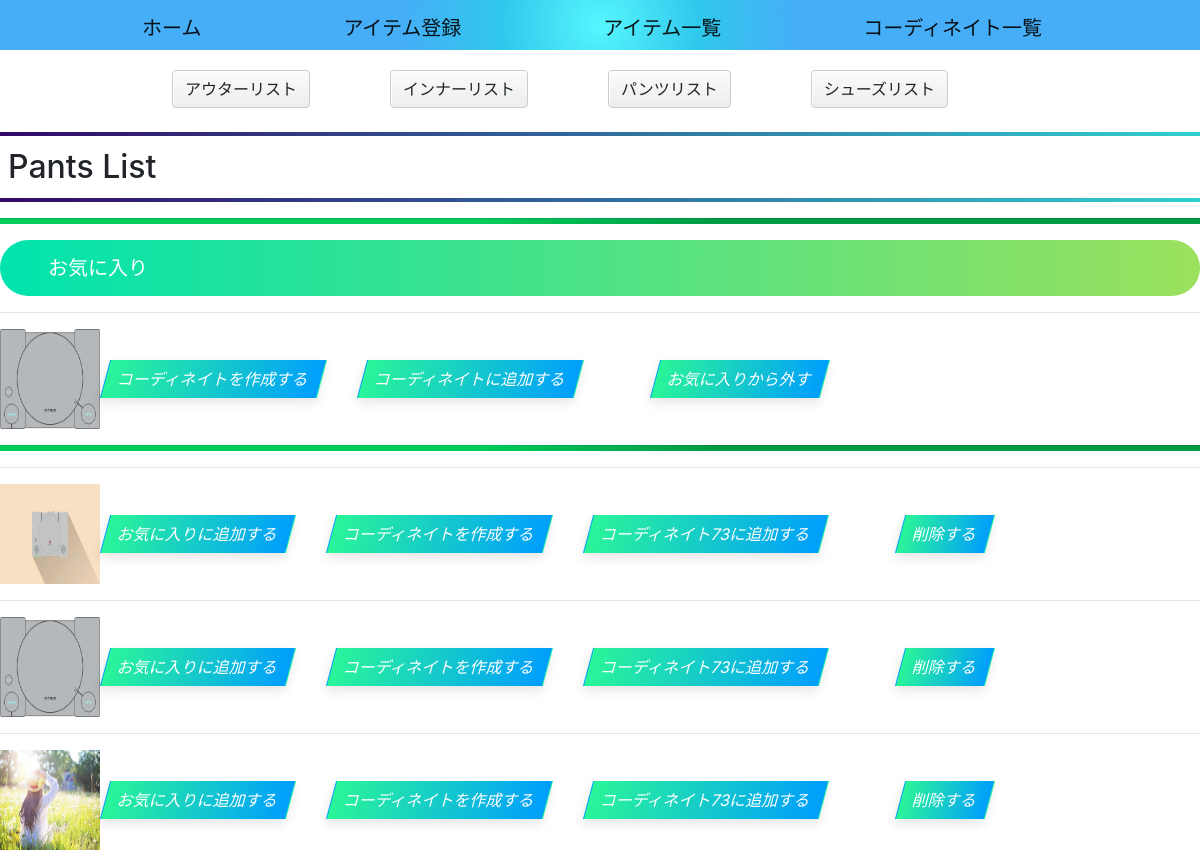
Page /clothes/pants_list/ (signed in) on the earlier database version.
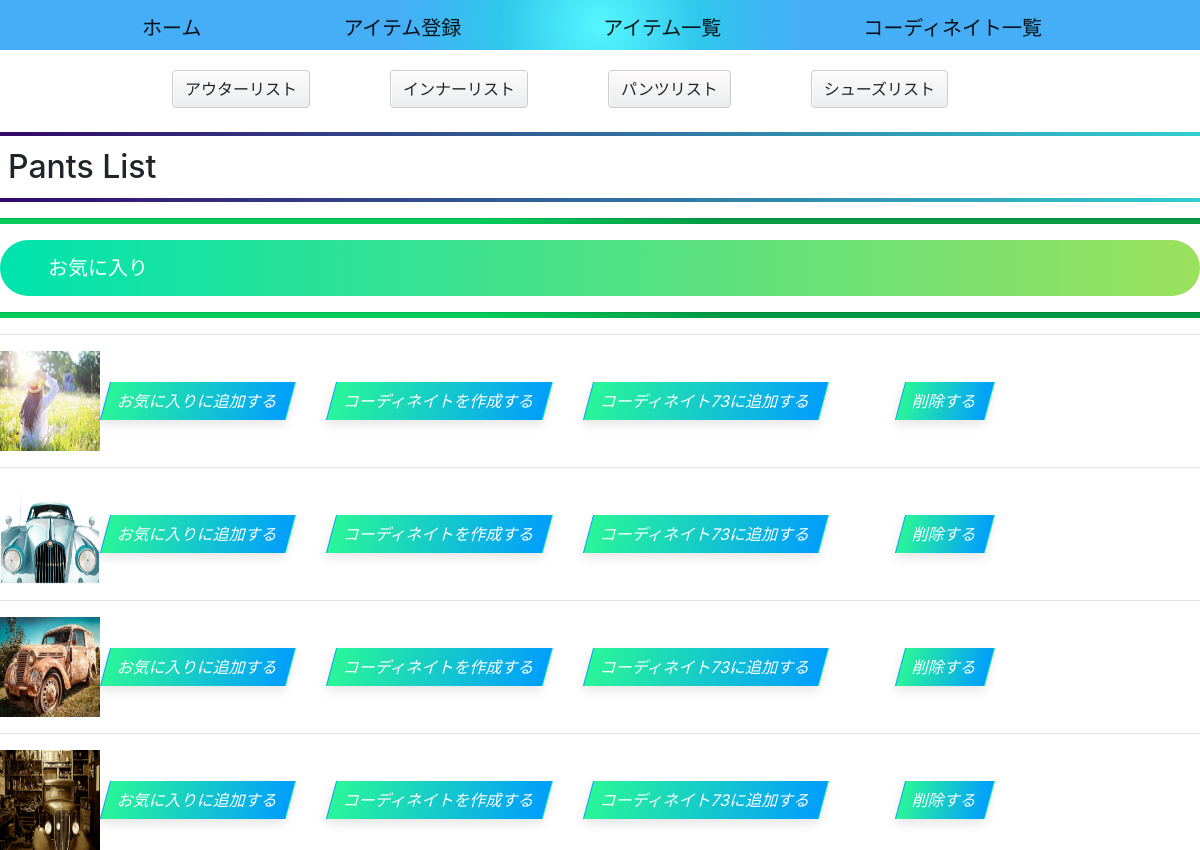
Same page on the later database version.
### clothes/models.py (models this page shows, shortened)
class Favorite(models.Model):
    user = models.ForeignKey(Users, on_delete=models.CASCADE, null=True)
    outer = models.FileField(upload_to='picture/',default='')
    inner = models.FileField(upload_to='picture/',default='')
    pants = models.FileField(upload_to='picture/',default='')
    shoes = models.FileField(upload_to='picture/',default='')
    coordinate = models.ForeignKey(Coordinate, on_delete=models.SET_NULL, null=True, blank=True,related_name='favorites')
    create_at = models.DateTimeField(default=timezone.now)
    update_at = models.DateTimeField(default=timezone.now)
    class Meta:
        db_table = 'favorite'

class Coordinate(models.Model):
    id = models.AutoField(primary_key=True)
    user = models.ForeignKey(Users, on_delete=models.CASCADE, null=True)
    name = models.CharField(max_length=10000, blank=True)
    description = models.CharField(max_length=100, blank=True)
    outer = models.FileField(upload_to='picture/',default='')
    inner = models.FileField(upload_to='picture/',default='')
    pants = models.FileField(upload_to='picture/',default='')
    shoes = models.FileField(upload_to='picture/',default='')
    create_at = models.DateTimeField(default=timezone.now)
    update_at = models.DateTimeField(default=timezone.now)
    counter = models.IntegerField(default=0)
    class Meta:
     db_table = 'coordinate'

class Pants(models.Model):
    user = models.ForeignKey(Users, on_delete=models.CASCADE, null=True)
    pants = models.FileField(upload_to='picture/',default='')
    coordinate = models.ForeignKey(Coordinate, on_delete=models.SET_NULL, null=True, blank=True,related_name='pantss')
    create_at = models.DateTimeField(default=timezone.now)
    update_at = models.DateTimeField(default=timezone.now)
    class Meta:
        db_table = 'pants'

### clothes/views.py (the view)
# urls.py: path('pants_list/',PantsListView.as_view(), name='pants_list'),
class PantsListView(ListView):
    model = Pants
    model = Coordinate
    model = Favorite
    template_name = 'clothes/pants_list.html'
    context_object_name1 = 'pants'
    context_object_name2 = 'coordinates'
    context_object_name3 = 'favorites'
    def get_queryset(self):
       if self.request.user.is_authenticated:
         pants_queryset = Pants.objects.filter(user=self.request.user)
         coordinate_queryset = Coordinate.objects.filter(user=self.request.user)
         favorite_queryset = Favorite.objects.filter(user=self.request.user)
         return pants_queryset, coordinate_queryset, favorite_queryset
       else:
        return Pants.objects.none(), Coordinate.objects.none(), Favorite.objects.none()
    def get_context_data(self, **kwargs):
        context = super().get_context_data(**kwargs)
        pants_queryset, coordinate_queryset, favorite_queryset = self.get_queryset()
        context[self.context_object_name1] = pants_queryset
        context[self.context_object_name2] = coordinate_queryset
        context[self.context_object_name3] = favorite_queryset
        return context

### templates/clothes/pants_list.html (shortened to what this page needs)
{% extends "base.html" %}
{% block content %}
<form method="POST">
<div class="link-container">
  <a href=" {% url 'clothes:outer_list' %}"class="btn btn-radius-solid">アウターリスト</a>
  <a href=" {% url 'clothes:inner_list' %}"class="btn btn-radius-solid">インナーリスト</a>
  <a href=" {% url 'clothes:pants_list' %}"class="btn btn-radius-solid">パンツリスト</a>
  <a href=" {% url 'clothes:shoes_list' %}"class="btn btn-radius-solid">シューズリスト</a>
</div>
<br>
<h2>Pants List</h2>
<hr class="custom-hr" >
<h5>お気に入り</h5>
{% for favorite in favorites %}
{% if favorite.pants %}
<hr>
<img width="100px" height="100px"  src="{{ favorite.pants.url}}" alt="Pants Image">
<a href=" {% url 'clothes:create_favorite_pants_coordinate' pk=favorite.id %}"class="btn btn-gradient">コーディネイトを作成する</a> &nbsp; &nbsp; &nbsp; &nbsp;
{% for coordinate in coordinates %}
{% if not coordinate.pants %}
<a href=" {% url 'clothes:add_favorite_pants_coordinate' pants_id=favorite.id coordinate_id=coordinate.id %}"class="btn btn-gradient">コーディネイト{{ coordinate. }}に追加する</a> &nbsp; &nbsp; &nbsp; &nbsp;
 {% endif %}
{% endfor %}&nbsp; &nbsp; &nbsp; &nbsp;
<a href=" {% url 'clothes:favorite_pants_delete_picture' pk=favorite.id %}"class="btn btn-gradient">お気に入りから外す</a>
{% endif %}
{% endfor %}
<hr class="custom-hr" >
{% for pants in pants %}
<hr>
<tr>
 <img width="100px" height="100px"  src="{{ pants.pants.url}}" alt="Pants Image">
  <a href=" {% url 'clothes:add_favorite_pants' pk=pants.id %}"class="btn btn-gradient">お気に入りに追加する</a> &nbsp; &nbsp; &nbsp; &nbsp;
  <a href=" {% url 'clothes:create_pants_coordinate' pk=pants.id %}"class="btn btn-gradient">コーディネイトを作成する</a> &nbsp; &nbsp; &nbsp; &nbsp;
  {% for coordinate in coordinates %}
  {% if not coordinate.pants %}
  <a href=" {% url 'clothes:add_pants_coordinate' pants_id=pants.id coordinate_id=coordinate.id %}"class="btn btn-gradient">コーディネイト{{ coordinate.name }}に追加する</a> &nbsp; &nbsp; &nbsp; &nbsp;
  {% endif %}
 {% endfor %}&nbsp; &nbsp; &nbsp; &nbsp;
  <a href=" {% url 'clothes:pants_delete_picture' pk=pants.id %}"class="btn btn-gradient">削除する</a>
</tr>
{% endfor %}
</form>
{% endblock %}

### templates/base.html (shortened to what this page needs)
<!DOCTYPE html>
<html lang="ja">
   <head>
      <link rel="stylesheet" href="https://cdn.jsdelivr.net/npm/bootstrap@4.3.1/dist/css/bootstrap.min.css">
   </head>
</head>
   <body>
      <nav class="navbar nabvar-expand-lg navbar-light bg-light">
        <a class="navbar-brand" href="{% url 'accounts:home' %}">ホーム</a>
        {% if user.is_authenticated %}
        <a class="navbar-brand" href="{% url 'clothes:register_outer' %}">アイテム登録</a>
        <a class="navbar-brand" href="{% url 'clothes:outer_list' %}">アイテム一覧</a>
        <a class="navbar-brand" href="{% url 'clothes:coordinate_list' %}">コーディネイト一覧</a>
        {% else %}
        <a class="navbar-brand" href="{% url 'accounts:user_login' %}">ログイン</a>
        <a class="navbar-brand" href="{% url 'accounts:regist' %}">ユーザ登録</a>
        {% endif %}
      </nav>
      {% block content %}{% endblock %}
   </body>
</html>

### templates/base.html (style rules this page uses)
.navbar { background: width: 300px; height: 50px; background: radial-gradient( circle 200px at center, #57f6fe 0%, #30c7ec 50%, #46aef7 100% ); margin: 0 auto ; display: flex; justify-content: space-evenly; align-items: center; }
.navbar a { text-decoration: none; color: #fff; display: block; }

Differences in the rows shown:
removed Favorite: pants (picture)
removed Pants: pants (picture), Coordinate (name "73")
removed Pants: pants (picture), Coordinate (name "73")
added Pants: pants (picture), Coordinate (name "73")
added Pants: pants (picture), Coordinate (name "73")
added Pants: pants (picture), Coordinate (name "73")
